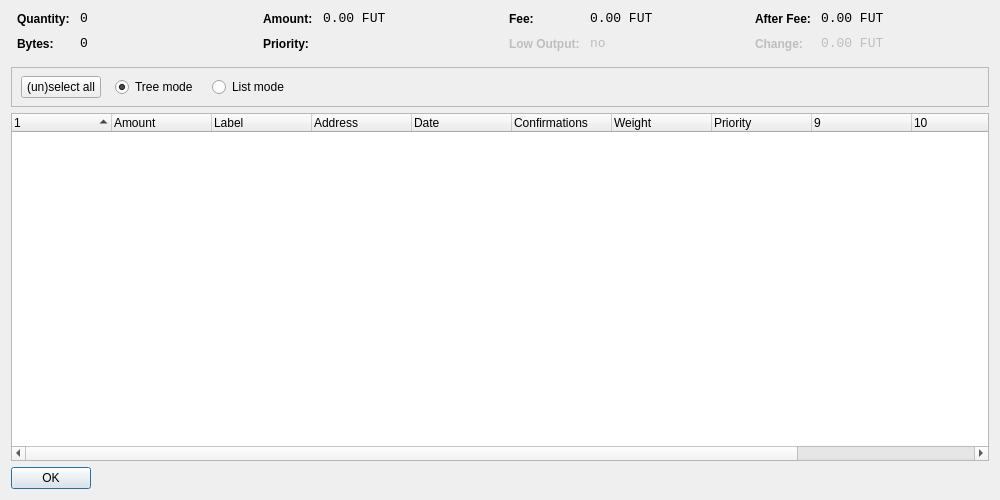
<?xml version="1.0" encoding="UTF-8"?>
<ui version="4.0">
 <class>CoinControlDialog</class>
 <widget class="QWidget" name="CoinControlDialog">
  <property name="geometry">
   <rect>
    <x>0</x>
    <y>0</y>
    <width>1000</width>
    <height>500</height>
   </rect>
  </property>
  <property name="windowTitle">
   <string>Coin Control</string>
  </property>
  <layout class="QVBoxLayout" name="verticalLayout">
   <item>
    <layout class="QHBoxLayout" name="horizontalLayoutTop" stretch="0,0,0,0">
     <property name="topMargin">
      <number>0</number>
     </property>
     <property name="bottomMargin">
      <number>10</number>
     </property>
     <item>
      <layout class="QFormLayout" name="formLayoutCoinControl1">
       <property name="horizontalSpacing">
        <number>10</number>
       </property>
       <property name="verticalSpacing">
        <number>10</number>
       </property>
       <property name="leftMargin">
        <number>6</number>
       </property>
       <property name="rightMargin">
        <number>6</number>
       </property>
       <item row="0" column="0">
        <widget class="QLabel" name="labelCoinControlQuantityText">
         <property name="styleSheet">
          <string notr="true">font-weight:bold;</string>
         </property>
         <property name="text">
          <string>Quantity:</string>
         </property>
        </widget>
       </item>
       <item row="0" column="1">
        <widget class="QLabel" name="labelCoinControlQuantity">
         <property name="font">
          <font>
           <family>Monospace</family>
           <pointsize>10</pointsize>
          </font>
         </property>
         <property name="cursor">
          <cursorShape>IBeamCursor</cursorShape>
         </property>
         <property name="contextMenuPolicy">
          <enum>Qt::ActionsContextMenu</enum>
         </property>
         <property name="text">
          <string notr="true">0</string>
         </property>
         <property name="textInteractionFlags">
          <set>Qt::LinksAccessibleByMouse|Qt::TextSelectableByKeyboard|Qt::TextSelectableByMouse</set>
         </property>
        </widget>
       </item>
       <item row="1" column="0">
        <widget class="QLabel" name="labelCoinControlBytesText">
         <property name="styleSheet">
          <string notr="true">font-weight:bold;</string>
         </property>
         <property name="text">
          <string>Bytes:</string>
         </property>
        </widget>
       </item>
       <item row="1" column="1">
        <widget class="QLabel" name="labelCoinControlBytes">
         <property name="font">
          <font>
           <family>Monospace</family>
           <pointsize>10</pointsize>
          </font>
         </property>
         <property name="cursor">
          <cursorShape>IBeamCursor</cursorShape>
         </property>
         <property name="contextMenuPolicy">
          <enum>Qt::ActionsContextMenu</enum>
         </property>
         <property name="text">
          <string notr="true">0</string>
         </property>
         <property name="textInteractionFlags">
          <set>Qt::LinksAccessibleByMouse|Qt::TextSelectableByKeyboard|Qt::TextSelectableByMouse</set>
         </property>
        </widget>
       </item>
      </layout>
     </item>
     <item>
      <layout class="QFormLayout" name="formLayoutCoinControl2">
       <property name="horizontalSpacing">
        <number>10</number>
       </property>
       <property name="verticalSpacing">
        <number>10</number>
       </property>
       <property name="leftMargin">
        <number>6</number>
       </property>
       <property name="rightMargin">
        <number>6</number>
       </property>
       <item row="0" column="0">
        <widget class="QLabel" name="labelCoinControlAmountText">
         <property name="styleSheet">
          <string notr="true">font-weight:bold;</string>
         </property>
         <property name="text">
          <string>Amount:</string>
         </property>
        </widget>
       </item>
       <item row="0" column="1">
        <widget class="QLabel" name="labelCoinControlAmount">
         <property name="font">
          <font>
           <family>Monospace</family>
           <pointsize>10</pointsize>
          </font>
         </property>
         <property name="cursor">
          <cursorShape>IBeamCursor</cursorShape>
         </property>
         <property name="contextMenuPolicy">
          <enum>Qt::ActionsContextMenu</enum>
         </property>
         <property name="text">
          <string notr="true">0.00 FUT</string>
         </property>
         <property name="textInteractionFlags">
          <set>Qt::LinksAccessibleByMouse|Qt::TextSelectableByKeyboard|Qt::TextSelectableByMouse</set>
         </property>
        </widget>
       </item>
       <item row="1" column="0">
        <widget class="QLabel" name="labelCoinControlPriorityText">
         <property name="styleSheet">
          <string notr="true">font-weight:bold;</string>
         </property>
         <property name="text">
          <string>Priority:</string>
         </property>
        </widget>
       </item>
       <item row="1" column="1">
        <widget class="QLabel" name="labelCoinControlPriority">
         <property name="font">
          <font>
           <family>Monospace</family>
           <pointsize>10</pointsize>
          </font>
         </property>
         <property name="cursor">
          <cursorShape>IBeamCursor</cursorShape>
         </property>
         <property name="contextMenuPolicy">
          <enum>Qt::ActionsContextMenu</enum>
         </property>
         <property name="text">
          <string/>
         </property>
         <property name="textInteractionFlags">
          <set>Qt::LinksAccessibleByMouse|Qt::TextSelectableByKeyboard|Qt::TextSelectableByMouse</set>
         </property>
        </widget>
       </item>
      </layout>
     </item>
     <item>
      <layout class="QFormLayout" name="formLayoutCoinControl3">
       <property name="horizontalSpacing">
        <number>10</number>
       </property>
       <property name="verticalSpacing">
        <number>10</number>
       </property>
       <property name="leftMargin">
        <number>6</number>
       </property>
       <property name="rightMargin">
        <number>6</number>
       </property>
       <item row="0" column="0">
        <widget class="QLabel" name="labelCoinControlFeeText">
         <property name="styleSheet">
          <string notr="true">font-weight:bold;</string>
         </property>
         <property name="text">
          <string>Fee:</string>
         </property>
        </widget>
       </item>
       <item row="0" column="1">
        <widget class="QLabel" name="labelCoinControlFee">
         <property name="font">
          <font>
           <family>Monospace</family>
           <pointsize>10</pointsize>
          </font>
         </property>
         <property name="cursor">
          <cursorShape>IBeamCursor</cursorShape>
         </property>
         <property name="contextMenuPolicy">
          <enum>Qt::ActionsContextMenu</enum>
         </property>
         <property name="text">
          <string notr="true">0.00 FUT</string>
         </property>
         <property name="textInteractionFlags">
          <set>Qt::LinksAccessibleByMouse|Qt::TextSelectableByKeyboard|Qt::TextSelectableByMouse</set>
         </property>
        </widget>
       </item>
       <item row="1" column="0">
        <widget class="QLabel" name="labelCoinControlLowOutputText">
         <property name="enabled">
          <bool>false</bool>
         </property>
         <property name="styleSheet">
          <string notr="true">font-weight:bold;</string>
         </property>
         <property name="text">
          <string>Low Output:</string>
         </property>
        </widget>
       </item>
       <item row="1" column="1">
        <widget class="QLabel" name="labelCoinControlLowOutput">
         <property name="enabled">
          <bool>false</bool>
         </property>
         <property name="font">
          <font>
           <family>Monospace</family>
           <pointsize>10</pointsize>
          </font>
         </property>
         <property name="cursor">
          <cursorShape>IBeamCursor</cursorShape>
         </property>
         <property name="contextMenuPolicy">
          <enum>Qt::ActionsContextMenu</enum>
         </property>
         <property name="text">
          <string>no</string>
         </property>
         <property name="textInteractionFlags">
          <set>Qt::LinksAccessibleByMouse|Qt::TextSelectableByKeyboard|Qt::TextSelectableByMouse</set>
         </property>
        </widget>
       </item>
      </layout>
     </item>
     <item>
      <layout class="QFormLayout" name="formLayoutCoinControl4">
       <property name="horizontalSpacing">
        <number>10</number>
       </property>
       <property name="verticalSpacing">
        <number>10</number>
       </property>
       <property name="leftMargin">
        <number>6</number>
       </property>
       <property name="rightMargin">
        <number>6</number>
       </property>
       <item row="0" column="0">
        <widget class="QLabel" name="labelCoinControlAfterFeeText">
         <property name="styleSheet">
          <string notr="true">font-weight:bold;</string>
         </property>
         <property name="text">
          <string>After Fee:</string>
         </property>
        </widget>
       </item>
       <item row="0" column="1">
        <widget class="QLabel" name="labelCoinControlAfterFee">
         <property name="font">
          <font>
           <family>Monospace</family>
           <pointsize>10</pointsize>
          </font>
         </property>
         <property name="cursor">
          <cursorShape>IBeamCursor</cursorShape>
         </property>
         <property name="contextMenuPolicy">
          <enum>Qt::ActionsContextMenu</enum>
         </property>
         <property name="text">
          <string notr="true">0.00 FUT</string>
         </property>
         <property name="textInteractionFlags">
          <set>Qt::LinksAccessibleByMouse|Qt::TextSelectableByKeyboard|Qt::TextSelectableByMouse</set>
         </property>
        </widget>
       </item>
       <item row="1" column="0">
        <widget class="QLabel" name="labelCoinControlChangeText">
         <property name="enabled">
          <bool>false</bool>
         </property>
         <property name="styleSheet">
          <string notr="true">font-weight:bold;</string>
         </property>
         <property name="text">
          <string>Change:</string>
         </property>
        </widget>
       </item>
       <item row="1" column="1">
        <widget class="QLabel" name="labelCoinControlChange">
         <property name="enabled">
          <bool>false</bool>
         </property>
         <property name="font">
          <font>
           <family>Monospace</family>
           <pointsize>10</pointsize>
          </font>
         </property>
         <property name="cursor">
          <cursorShape>IBeamCursor</cursorShape>
         </property>
         <property name="contextMenuPolicy">
          <enum>Qt::ActionsContextMenu</enum>
         </property>
         <property name="text">
          <string notr="true">0.00 FUT</string>
         </property>
         <property name="textInteractionFlags">
          <set>Qt::LinksAccessibleByMouse|Qt::TextSelectableByKeyboard|Qt::TextSelectableByMouse</set>
         </property>
        </widget>
       </item>
      </layout>
     </item>
    </layout>
   </item>
   <item>
    <widget class="QFrame" name="frame">
     <property name="minimumSize">
      <size>
       <width>0</width>
       <height>40</height>
      </size>
     </property>
     <property name="frameShape">
      <enum>QFrame::StyledPanel</enum>
     </property>
     <property name="frameShadow">
      <enum>QFrame::Sunken</enum>
     </property>
     <widget class="QWidget" name="horizontalLayoutWidget">
      <property name="geometry">
       <rect>
        <x>10</x>
        <y>0</y>
        <width>781</width>
        <height>41</height>
       </rect>
      </property>
      <layout class="QHBoxLayout" name="horizontalLayoutPanel" stretch="0,0,0,0">
       <property name="spacing">
        <number>14</number>
       </property>
       <item>
        <widget class="QPushButton" name="pushButtonSelectAll">
         <property name="sizePolicy">
          <sizepolicy hsizetype="Maximum" vsizetype="Fixed">
           <horstretch>0</horstretch>
           <verstretch>0</verstretch>
          </sizepolicy>
         </property>
         <property name="text">
          <string>(un)select all</string>
         </property>
        </widget>
       </item>
       <item>
        <widget class="QRadioButton" name="radioTreeMode">
         <property name="sizePolicy">
          <sizepolicy hsizetype="Maximum" vsizetype="Fixed">
           <horstretch>0</horstretch>
           <verstretch>0</verstretch>
          </sizepolicy>
         </property>
         <property name="text">
          <string>Tree mode</string>
         </property>
         <property name="checked">
          <bool>true</bool>
         </property>
        </widget>
       </item>
       <item>
        <widget class="QRadioButton" name="radioListMode">
         <property name="sizePolicy">
          <sizepolicy hsizetype="Maximum" vsizetype="Fixed">
           <horstretch>0</horstretch>
           <verstretch>0</verstretch>
          </sizepolicy>
         </property>
         <property name="text">
          <string>List mode</string>
         </property>
        </widget>
       </item>
       <item>
        <spacer name="horizontalSpacer">
         <property name="orientation">
          <enum>Qt::Horizontal</enum>
         </property>
         <property name="sizeHint" stdset="0">
          <size>
           <width>40</width>
           <height>20</height>
          </size>
         </property>
        </spacer>
       </item>
      </layout>
     </widget>
    </widget>
   </item>
   <item>
    <widget class="CoinControlTreeWidget" name="treeWidget">
     <property name="contextMenuPolicy">
      <enum>Qt::CustomContextMenu</enum>
     </property>
     <property name="sortingEnabled">
      <bool>false</bool>
     </property>
     <property name="columnCount">
      <number>12</number>
     </property>
     <attribute name="headerShowSortIndicator" stdset="0">
      <bool>true</bool>
     </attribute>
     <attribute name="headerStretchLastSection">
      <bool>false</bool>
     </attribute>
     <column>
      <property name="text">
       <string/>
      </property>
     </column>
     <column>
      <property name="text">
       <string>Amount</string>
      </property>
     </column>
     <column>
      <property name="text">
       <string>Label</string>
      </property>
     </column>
     <column>
      <property name="text">
       <string>Address</string>
      </property>
     </column>
     <column>
      <property name="text">
       <string>Date</string>
      </property>
     </column>
     <column>
      <property name="text">
       <string>Confirmations</string>
      </property>
      <property name="toolTip">
       <string>Confirmed</string>
      </property>
     </column>
     <column>
      <property name="text">
       <string>Weight</string>
      </property>
     </column>
     <column>
      <property name="text">
       <string>Priority</string>
      </property>
     </column>
     <column>
      <property name="text">
       <string/>
      </property>
     </column>
     <column>
      <property name="text">
       <string/>
      </property>
     </column>
     <column>
      <property name="text">
       <string/>
      </property>
     </column>
     <column>
      <property name="text">
       <string/>
      </property>
     </column>
    </widget>
   </item>
   <item>
    <widget class="QDialogButtonBox" name="buttonBox">
     <property name="sizePolicy">
      <sizepolicy hsizetype="Maximum" vsizetype="Fixed">
       <horstretch>0</horstretch>
       <verstretch>0</verstretch>
      </sizepolicy>
     </property>
     <property name="orientation">
      <enum>Qt::Horizontal</enum>
     </property>
     <property name="standardButtons">
      <set>QDialogButtonBox::Ok</set>
     </property>
    </widget>
   </item>
  </layout>
 </widget>
 <customwidgets>
  <customwidget>
   <class>CoinControlTreeWidget</class>
   <extends>QTreeWidget</extends>
   <header>coincontroltreewidget.h</header>
  </customwidget>
 </customwidgets>
 <resources/>
 <connections/>
</ui>
